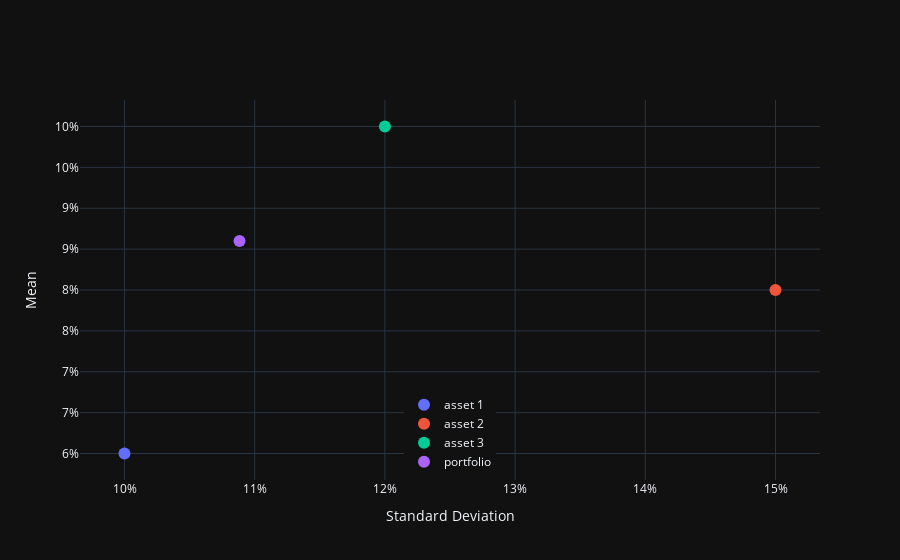

The notebook cell this image was saved under:
### Code cell
mn1, mn2, mn3 = 0.06, 0.08, 0.10
sd1, sd2, sd3 = 0.1, 0.15, 0.12
corr12, corr13, corr23 = 0.5, 0.7, 0.6
w1, w2, w3 = 0.2, 0.3, 0.5

S = np.diag([sd1, sd2, sd3])
R = np.identity(3)
R[0, 1] = R[1, 0] = corr12
R[0, 2] = R[2, 0] = corr13
R[1, 2] = R[2, 1] = corr23
C = S @ R @ S
w = np.array([w1, w2, w3])
mns = np.array([mn1, mn2, mn3])
portmn = w @ mns
portsd = np.sqrt(w @ C @ w)
trace1 = go.Scatter(
  x=[sd1],
  y=[mn1],
  mode="markers",
  marker=dict(size=12),
  name="asset 1",
  hovertemplate="asset 1<br>mean=%{y:.0%}<br>std dev=%{x:.0%}<extra></extra>"
)
trace2 = go.Scatter(
  x=[sd2],
  y=[mn2],
  mode="markers",
  marker=dict(size=12),
  name="asset 2",
  hovertemplate="asset 2<br>mean=%{y:.0%}<br>std dev=%{x:.0%}<extra></extra>"
)
trace3 = go.Scatter(
  x=[sd3],
  y=[mn3],
  mode="markers",
  marker=dict(size=12),
  name="asset 3",
  hovertemplate="asset 3<br>mean=%{y:.0%}<br>std dev=%{x:.0%}<extra></extra>"
)
trace4 = go.Scatter(
  x=[portsd],
  y=[portmn],
  mode="markers",
  marker=dict(size=12),
  name="portfolio",
  hovertemplate="portfolio<br>mean=%{y:.1%}<br>std dev=%{x:.1%}<extra></extra>"
)
fig = go.Figure()
for trace in (trace1, trace2, trace3, trace4):
  fig.add_trace(trace)

fig.update_layout(
    template="plotly_dark",
    xaxis_title="Standard Deviation",
    yaxis_title="Mean",
    yaxis_tickformat=".0%",
    xaxis_tickformat=".0%",
    legend=dict(
        yanchor="bottom", 
        y=0.01, 
        xanchor="center", 
        x=0.5
    )
  )

fig.show()

### Figure 1 — Plotly figure (JSON) as saved in the notebook; plotly's stock layout.template omitted (floating-point values rounded to 4 significant figures)
{"data": [{"hovertemplate": "asset 1<br>mean=%{y:.0%}<br>std dev=%{x:.0%}<extra></extra>", "marker": {"size": 12}, "mode": "markers", "name": "asset 1", "type": "scatter", "x": [0.1], "y": [0.06]}, {"hovertemplate": "asset 2<br>mean=%{y:.0%}<br>std dev=%{x:.0%}<extra></extra>", "marker": {"size": 12}, "mode": "markers", "name": "asset 2", "type": "scatter", "x": [0.15], "y": [0.08]}, {"hovertemplate": "asset 3<br>mean=%{y:.0%}<br>std dev=%{x:.0%}<extra></extra>", "marker": {"size": 12}, "mode": "markers", "name": "asset 3", "type": "scatter", "x": [0.12], "y": [0.1]}, {"hovertemplate": "portfolio<br>mean=%{y:.1%}<br>std dev=%{x:.1%}<extra></extra>", "marker": {"size": 12}, "mode": "markers", "name": "portfolio", "type": "scatter", "x": [0.1088], "y": [0.086]}], "layout": {"legend": {"x": 0.5, "xanchor": "center", "y": 0.01, "yanchor": "bottom"}, "xaxis": {"tickformat": ".0%", "title": {"text": "Standard Deviation"}}, "yaxis": {"tickformat": ".0%", "title": {"text": "Mean"}}}}
